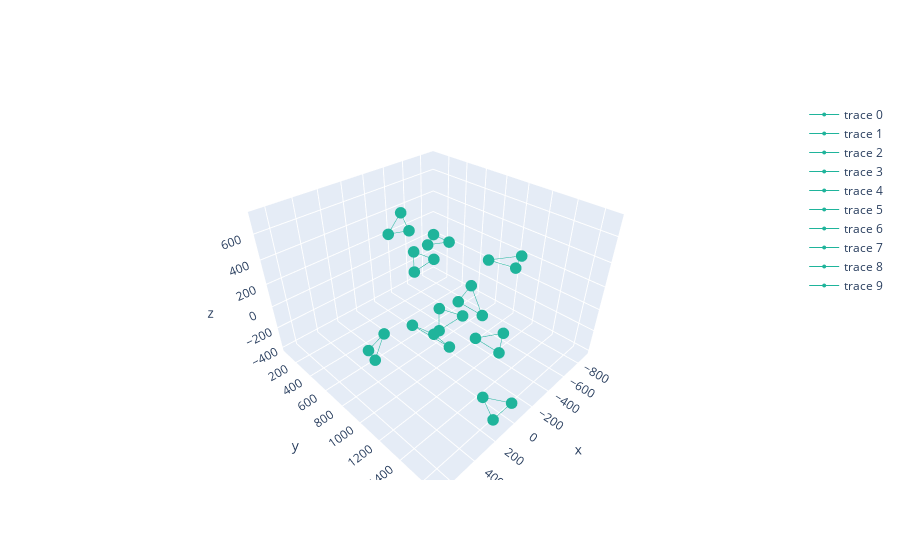

The notebook cell saved with this chart:
### Code cell
figur = go.Figure()
Triangle_Plot(CoordArr,figur)

### Figure 1 — Plotly figure (JSON) as saved in the notebook; plotly's stock layout.template omitted (floating-point values rounded to 4 significant figures)
{"data": [{"line": {"color": "#1fb49b", "width": 1}, "marker": {"color": 1, "colorscale": [[0, "#440154"], [0.1111, "#482878"], [0.2222, "#3e4989"], [0.3333, "#31688e"], [0.4444, "#26828e"], [0.5556, "#1f9e89"], [0.6667, "#35b779"], [0.7778, "#6ece58"], [0.8889, "#b5de2b"], [1, "#fde725"]], "size": 4}, "type": "scatter3d", "x": [-897.6, -897.6, -724.4, -897.6], "y": [264.7, 64.67, 164.7, 264.7], "z": [-6.2e-07, -8.4e-07, -4.7e-07, -6.2e-07]}, {"line": {"color": "#1fb49b", "width": 1}, "marker": {"color": 1, "colorscale": [[0, "#440154"], [0.1111, "#482878"], [0.2222, "#3e4989"], [0.3333, "#31688e"], [0.4444, "#26828e"], [0.5556, "#1f9e89"], [0.6667, "#35b779"], [0.7778, "#6ece58"], [0.8889, "#b5de2b"], [1, "#fde725"]], "size": 4}, "type": "scatter3d", "x": [-589.7, -439.7, -439.7, -589.7], "y": [378.6, 292.0, 292.0, 378.6], "z": [-0.0005607, 100.0, -100.0, -0.0005607]}, {"line": {"color": "#1fb49b", "width": 1}, "marker": {"color": 1, "colorscale": [[0, "#440154"], [0.1111, "#482878"], [0.2222, "#3e4989"], [0.3333, "#31688e"], [0.4444, "#26828e"], [0.5556, "#1f9e89"], [0.6667, "#35b779"], [0.7778, "#6ece58"], [0.8889, "#b5de2b"], [1, "#fde725"]], "size": 4}, "type": "scatter3d", "x": [-350.0, -279.3, -420.7, -350.0], "y": [345.0, 171.8, 171.8, 345.0], "z": [350.0, 279.3, 420.7, 350.0]}, {"line": {"color": "#1fb49b", "width": 1}, "marker": {"color": 1, "colorscale": [[0, "#440154"], [0.1111, "#482878"], [0.2222, "#3e4989"], [0.3333, "#31688e"], [0.4444, "#26828e"], [0.5556, "#1f9e89"], [0.6667, "#35b779"], [0.7778, "#6ece58"], [0.8889, "#b5de2b"], [1, "#fde725"]], "size": 4}, "type": "scatter3d", "x": [282.8, 370.0, 440.7, 282.8], "y": [759.8, 673.2, 846.4, 759.8], "z": [-70.72, -228.5, -157.8, -70.72]}, {"line": {"color": "#1fb49b", "width": 1}, "marker": {"color": 1, "colorscale": [[0, "#440154"], [0.1111, "#482878"], [0.2222, "#3e4989"], [0.3333, "#31688e"], [0.4444, "#26828e"], [0.5556, "#1f9e89"], [0.6667, "#35b779"], [0.7778, "#6ece58"], [0.8889, "#b5de2b"], [1, "#fde725"]], "size": 4}, "type": "scatter3d", "x": [7.63e-06, 1.127e-05, 1.079e-05, 7.63e-06], "y": [1193.0, 1293.0, 1393.0, 1193.0], "z": [290.2, 463.5, 290.3, 290.2]}, {"line": {"color": "#1fb49b", "width": 1}, "marker": {"color": 1, "colorscale": [[0, "#440154"], [0.1111, "#482878"], [0.2222, "#3e4989"], [0.3333, "#31688e"], [0.4444, "#26828e"], [0.5556, "#1f9e89"], [0.6667, "#35b779"], [0.7778, "#6ece58"], [0.8889, "#b5de2b"], [1, "#fde725"]], "size": 4}, "type": "scatter3d", "x": [-0.00647, -100.0, 99.99, -0.00647], "y": [1450.0, 1623.0, 1623.0, 1450.0], "z": [-400.0, -400.0, -400.0, -400.0]}, {"line": {"color": "#1fb49b", "width": 1}, "marker": {"color": 1, "colorscale": [[0, "#440154"], [0.1111, "#482878"], [0.2222, "#3e4989"], [0.3333, "#31688e"], [0.4444, "#26828e"], [0.5556, "#1f9e89"], [0.6667, "#35b779"], [0.7778, "#6ece58"], [0.8889, "#b5de2b"], [1, "#fde725"]], "size": 4}, "type": "scatter3d", "x": [526.2, 596.9, 667.6, 526.2], "y": [1501.0, 1674.0, 1501.0, 1501.0], "z": [526.2, 596.9, 667.6, 526.2]}, {"line": {"color": "#1fb49b", "width": 1}, "marker": {"color": 1, "colorscale": [[0, "#440154"], [0.1111, "#482878"], [0.2222, "#3e4989"], [0.3333, "#31688e"], [0.4444, "#26828e"], [0.5556, "#1f9e89"], [0.6667, "#35b779"], [0.7778, "#6ece58"], [0.8889, "#b5de2b"], [1, "#fde725"]], "size": 4}, "type": "scatter3d", "x": [-212.1, -125.0, -54.31, -212.1], "y": [1453.0, 1539.0, 1366.0, 1453.0], "z": [565.7, 723.5, 652.8, 565.7]}, {"line": {"color": "#1fb49b", "width": 1}, "marker": {"color": 1, "colorscale": [[0, "#440154"], [0.1111, "#482878"], [0.2222, "#3e4989"], [0.3333, "#31688e"], [0.4444, "#26828e"], [0.5556, "#1f9e89"], [0.6667, "#35b779"], [0.7778, "#6ece58"], [0.8889, "#b5de2b"], [1, "#fde725"]], "size": 4}, "type": "scatter3d", "x": [-245.0, -71.78, -71.77, -245.0], "y": [1395.0, 1495.0, 1295.0, 1395.0], "z": [3.24e-06, 4.01e-06, 9e-07, 3.24e-06]}, {"line": {"color": "#1fb49b", "width": 1}, "marker": {"color": 1, "colorscale": [[0, "#440154"], [0.1111, "#482878"], [0.2222, "#3e4989"], [0.3333, "#31688e"], [0.4444, "#26828e"], [0.5556, "#1f9e89"], [0.6667, "#35b779"], [0.7778, "#6ece58"], [0.8889, "#b5de2b"], [1, "#fde725"]], "size": 4}, "type": "scatter3d", "x": [-189.7, -39.71, -39.71, -189.7], "y": [1071.0, 984.8, 984.8, 1071.0], "z": [0.0005608, -100.0, 100.0, 0.0005608]}], "layout": {}}
